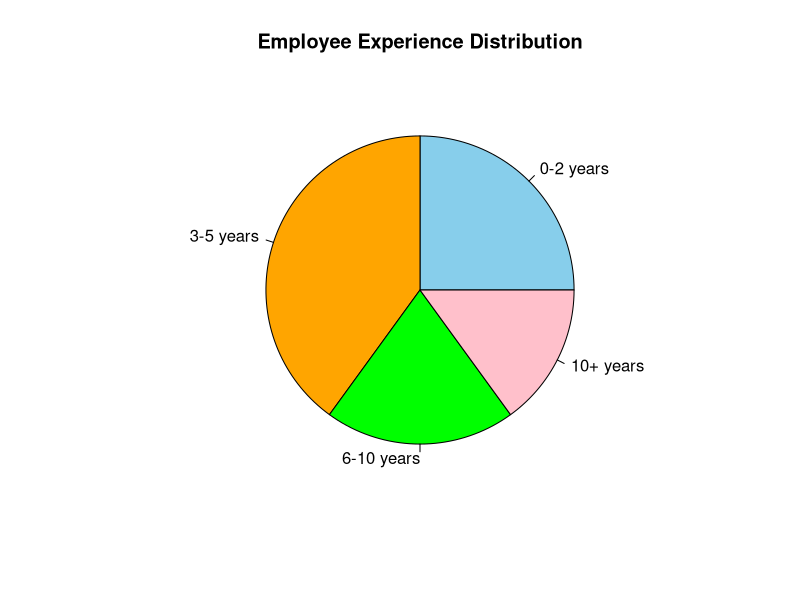
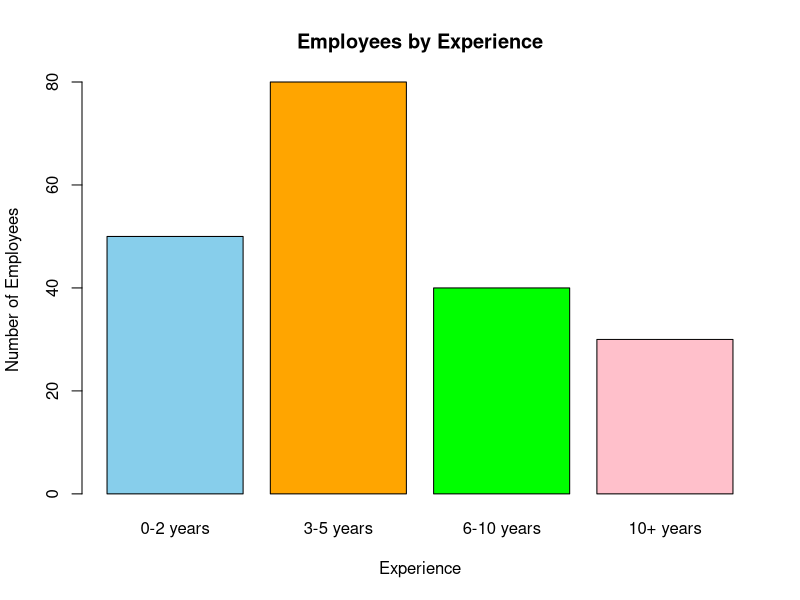

The R source for these figures, in order:
# 4. Company Employee Experience Levels
# Scenario:
# Visualize employee experience levels.

# Question:
# Create pie chart and bar chart.

experience <- c("0-2 years", "3-5 years", "6-10 years", "10+ years")
employees <- c(50, 80, 40, 30)

# Pie Chart
pie(
  employees,
  labels = experience,
  main = "Employee Experience Distribution",
  col = c("skyblue", "orange", "green", "pink")
)

# Bar Chart
barplot(
  employees,
  names.arg = experience,
  main = "Employees by Experience",
  xlab = "Experience",
  ylab = "Number of Employees",
  col = c("skyblue", "orange", "green", "pink")
)
